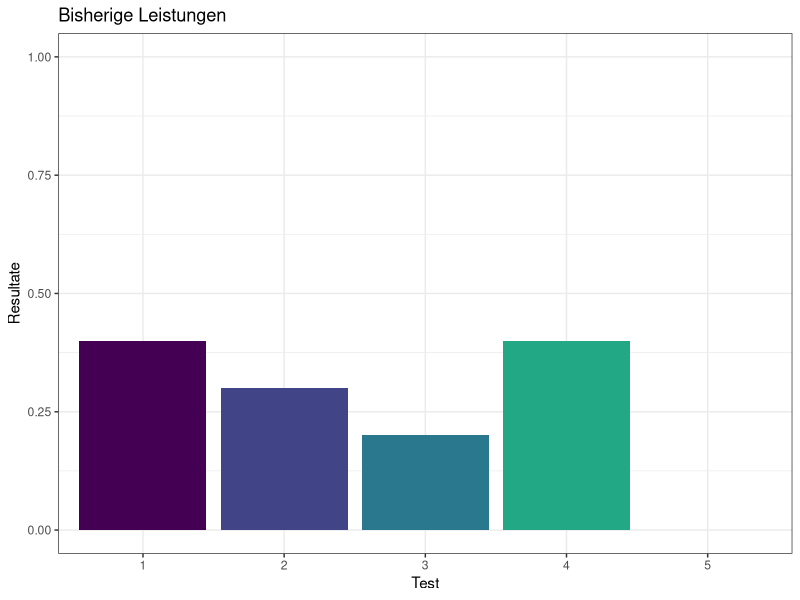

This chart was generated by the following R code:
## ---- chunk 1
knitr::opts_chunk$set(echo = TRUE)
library(tidyverse)
## ---- chunk 2
tibble(Test = as_factor(1:5), Resultate = c(4/10, 3/10, 2/10, 4/10, NA)) %>% 
  ggplot(aes(Test, Resultate, fill = Test)) +
  geom_bar(stat = 'identity') +
  scale_fill_viridis_d(end = 0.8) +
  scale_y_continuous(limits = c(0, 1)) +
  theme_bw() +
  theme(legend.position = "none") +
  ggtitle("Bisherige Leistungen")
## ---- chunk 3
answers <- c(1, 1, 1, 1, 0, 1, 1, 1, 1, 1)
## ---- chunk 4
ncorrect <- sum(answers)
nquestions <- length(answers)
prior_ncorrect <- 4 + 3 + 2 +4
prior_nquestions <- 4 * 10
prior_nwrong <- prior_nquestions - prior_ncorrect
## ---- chunk 5
ncorrect <- sum(answers)
## ---- chunk 6
n_points <- 100
theta_grid <- seq(from = 0 , to = 1 , length.out = n_points)
